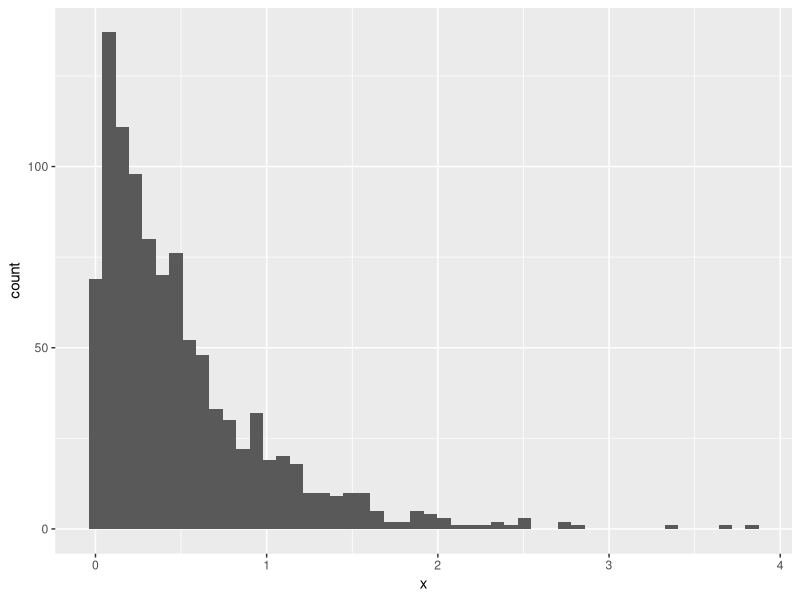
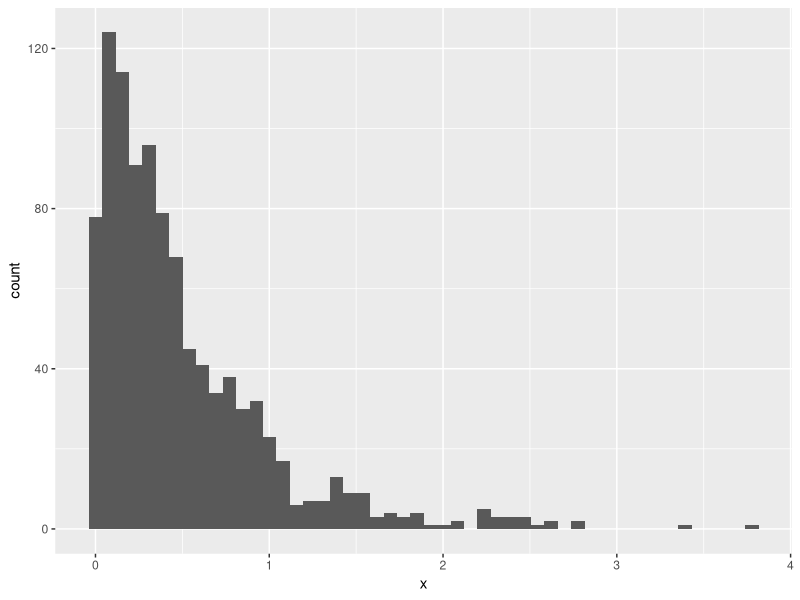

Recreate these plots in R, in order.
## ---- chunk 1
knitr::opts_chunk$set(echo = TRUE)
## ---- chunk 2
set.seed(123)
n = 1000
u = runif(n)
lambda = 2 
a = 0
b = 5

x = (-1/lambda)*log(1-u*(1-exp(-lambda*b)))
## Standard Exponential then truncate 
x = -1/lambda*log(u) #u ~ U[0,1] implies 1-u ~ U[0,1]
x = x[x<=b]

## Plotting
library(ggplot2)
ggplot(data.frame(x))+geom_histogram(aes(x=x),bins = 50)
## ---- chunk 3
n = 1000
lambda = 2
b = 5
u = runif(n)
x = (-1/lambda)*log(1-u*(1-exp(-lambda*b)))

## Plotting
library(ggplot2)
ggplot(data.frame(x))+geom_histogram(aes(x=x),bins = 50)
